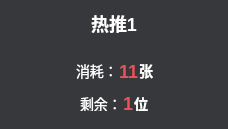
<?xml version="1.0" encoding="UTF-8"?>
<ui version="4.0">
 <class>HotPushPageItem</class>
 <widget class="QDialog" name="HotPushPageItem">
  <property name="geometry">
   <rect>
    <x>0</x>
    <y>0</y>
    <width>228</width>
    <height>129</height>
   </rect>
  </property>
  <property name="minimumSize">
   <size>
    <width>228</width>
    <height>129</height>
   </size>
  </property>
  <property name="windowTitle">
   <string>Dialog</string>
  </property>
  <property name="styleSheet">
   <string notr="true">background: #36383B;
border-radius: 6px;</string>
  </property>
  <layout class="QVBoxLayout" name="verticalLayout">
   <property name="spacing">
    <number>0</number>
   </property>
   <property name="leftMargin">
    <number>0</number>
   </property>
   <property name="topMargin">
    <number>0</number>
   </property>
   <property name="rightMargin">
    <number>0</number>
   </property>
   <property name="bottomMargin">
    <number>0</number>
   </property>
   <item>
    <widget class="QWidget" name="widget_36" native="true">
     <property name="minimumSize">
      <size>
       <width>0</width>
       <height>46</height>
      </size>
     </property>
     <property name="maximumSize">
      <size>
       <width>16777215</width>
       <height>46</height>
      </size>
     </property>
     <property name="styleSheet">
      <string notr="true">QWidget#widget_36 {
    border-bottom: 1px solid #383B43;
border-radius: 6px;
    }</string>
     </property>
     <layout class="QHBoxLayout" name="horizontalLayout_22">
      <property name="spacing">
       <number>0</number>
      </property>
      <property name="leftMargin">
       <number>0</number>
      </property>
      <property name="topMargin">
       <number>0</number>
      </property>
      <property name="rightMargin">
       <number>0</number>
      </property>
      <property name="bottomMargin">
       <number>1</number>
      </property>
      <item>
       <widget class="QLabel" name="name">
        <property name="minimumSize">
         <size>
          <width>0</width>
          <height>46</height>
         </size>
        </property>
        <property name="styleSheet">
         <string notr="true">font-family: &quot;微软雅黑&quot;;
font-weight: 500;
font-size: 18px;
color: #FFFFFF;
line-height: 25px;
text-align: left;
font-style: normal;</string>
        </property>
        <property name="text">
         <string>热推1</string>
        </property>
        <property name="alignment">
         <set>Qt::AlignCenter</set>
        </property>
       </widget>
      </item>
     </layout>
    </widget>
   </item>
   <item>
    <widget class="QWidget" name="widget_2" native="true">
     <property name="minimumSize">
      <size>
       <width>0</width>
       <height>50</height>
      </size>
     </property>
     <property name="maximumSize">
      <size>
       <width>16777215</width>
       <height>50</height>
      </size>
     </property>
     <layout class="QHBoxLayout" name="horizontalLayout">
      <property name="spacing">
       <number>1</number>
      </property>
      <property name="leftMargin">
       <number>10</number>
      </property>
      <item>
       <spacer name="horizontalSpacer">
        <property name="orientation">
         <enum>Qt::Horizontal</enum>
        </property>
        <property name="sizeHint" stdset="0">
         <size>
          <width>40</width>
          <height>20</height>
         </size>
        </property>
       </spacer>
      </item>
      <item>
       <widget class="QLabel" name="label">
        <property name="styleSheet">
         <string notr="true">font-family: &quot;微软雅黑&quot;;
font-size: 14px;
color: #FFFFFF;</string>
        </property>
        <property name="text">
         <string>消耗：</string>
        </property>
       </widget>
      </item>
      <item>
       <widget class="QLabel" name="consume">
        <property name="styleSheet">
         <string notr="true">font-family: &quot;微软雅黑&quot;;
font-weight: 500;
font-size: 18px;
color: #ED525A;</string>
        </property>
        <property name="text">
         <string>11</string>
        </property>
       </widget>
      </item>
      <item>
       <widget class="QLabel" name="label_3">
        <property name="styleSheet">
         <string notr="true">font-family: &quot;微软雅黑&quot;;
font-weight: 500;
font-size: 14px;
color: #FFFFFF;
line-height: 22px;</string>
        </property>
        <property name="text">
         <string>张</string>
        </property>
       </widget>
      </item>
      <item>
       <spacer name="horizontalSpacer_2">
        <property name="orientation">
         <enum>Qt::Horizontal</enum>
        </property>
        <property name="sizeHint" stdset="0">
         <size>
          <width>40</width>
          <height>20</height>
         </size>
        </property>
       </spacer>
      </item>
     </layout>
    </widget>
   </item>
   <item>
    <widget class="QWidget" name="widget" native="true">
     <property name="maximumSize">
      <size>
       <width>16777215</width>
       <height>33</height>
      </size>
     </property>
     <property name="styleSheet">
      <string notr="true"/>
     </property>
     <layout class="QHBoxLayout" name="horizontalLayout_2">
      <property name="spacing">
       <number>0</number>
      </property>
      <property name="leftMargin">
       <number>0</number>
      </property>
      <property name="topMargin">
       <number>0</number>
      </property>
      <property name="rightMargin">
       <number>0</number>
      </property>
      <property name="bottomMargin">
       <number>0</number>
      </property>
      <item>
       <widget class="QLabel" name="label_5">
        <property name="minimumSize">
         <size>
          <width>33</width>
          <height>0</height>
         </size>
        </property>
        <property name="maximumSize">
         <size>
          <width>33</width>
          <height>16777215</height>
         </size>
        </property>
        <property name="text">
         <string/>
        </property>
       </widget>
      </item>
      <item>
       <spacer name="horizontalSpacer_4">
        <property name="orientation">
         <enum>Qt::Horizontal</enum>
        </property>
        <property name="sizeHint" stdset="0">
         <size>
          <width>40</width>
          <height>20</height>
         </size>
        </property>
       </spacer>
      </item>
      <item>
       <layout class="QHBoxLayout" name="horizontalLayout_4">
        <property name="spacing">
         <number>1</number>
        </property>
        <property name="leftMargin">
         <number>0</number>
        </property>
        <property name="bottomMargin">
         <number>18</number>
        </property>
        <item>
         <widget class="QLabel" name="label_2">
          <property name="minimumSize">
           <size>
            <width>0</width>
            <height>0</height>
           </size>
          </property>
          <property name="styleSheet">
           <string notr="true">font-family: &quot;微软雅黑&quot;;
font-size: 14px;
color: #FFFFFF;</string>
          </property>
          <property name="text">
           <string>剩余：</string>
          </property>
          <property name="alignment">
           <set>Qt::AlignLeading|Qt::AlignLeft|Qt::AlignVCenter</set>
          </property>
         </widget>
        </item>
        <item>
         <widget class="QLabel" name="activateNum">
          <property name="styleSheet">
           <string notr="true">font-family: &quot;微软雅黑&quot;;
font-weight: 500;
font-size: 18px;
color: #ED525A;</string>
          </property>
          <property name="text">
           <string>1</string>
          </property>
          <property name="alignment">
           <set>Qt::AlignLeading|Qt::AlignLeft|Qt::AlignVCenter</set>
          </property>
         </widget>
        </item>
        <item>
         <widget class="QLabel" name="label_4">
          <property name="styleSheet">
           <string notr="true">font-family: &quot;微软雅黑&quot;;
font-weight: 500;
font-size: 14px;
color: #FFFFFF;
line-height: 22px;</string>
          </property>
          <property name="text">
           <string>位</string>
          </property>
          <property name="alignment">
           <set>Qt::AlignLeading|Qt::AlignLeft|Qt::AlignVCenter</set>
          </property>
         </widget>
        </item>
       </layout>
      </item>
      <item>
       <spacer name="horizontalSpacer_3">
        <property name="orientation">
         <enum>Qt::Horizontal</enum>
        </property>
        <property name="sizeHint" stdset="0">
         <size>
          <width>40</width>
          <height>20</height>
         </size>
        </property>
       </spacer>
      </item>
      <item>
       <widget class="QPushButton" name="pushButton">
        <property name="minimumSize">
         <size>
          <width>33</width>
          <height>32</height>
         </size>
        </property>
        <property name="maximumSize">
         <size>
          <width>33</width>
          <height>32</height>
         </size>
        </property>
        <property name="styleSheet">
         <string notr="true">QPushButton{	
border:none;

}

QPushButton::checked{
border:none;
background-image: url(:/images/icon_hot_click.png);

}
</string>
        </property>
        <property name="text">
         <string/>
        </property>
        <property name="iconSize">
         <size>
          <width>33</width>
          <height>32</height>
         </size>
        </property>
        <property name="checkable">
         <bool>true</bool>
        </property>
        <property name="checked">
         <bool>false</bool>
        </property>
       </widget>
      </item>
     </layout>
    </widget>
   </item>
  </layout>
 </widget>
 <resources/>
 <connections/>
</ui>
